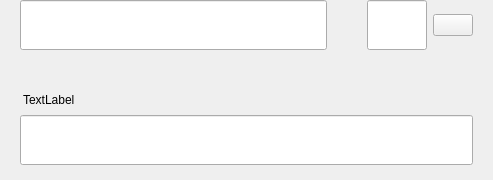
<?xml version="1.0" encoding="UTF-8"?>
<ui version="4.0">
 <class>SendMultiRow</class>
 <widget class="QWidget" name="SendMultiRow">
  <property name="geometry">
   <rect>
    <x>0</x>
    <y>0</y>
    <width>493</width>
    <height>180</height>
   </rect>
  </property>
  <property name="minimumSize">
   <size>
    <width>0</width>
    <height>0</height>
   </size>
  </property>
  <property name="maximumSize">
   <size>
    <width>16777215</width>
    <height>16777215</height>
   </size>
  </property>
  <property name="windowTitle">
   <string>Form</string>
  </property>
  <layout class="QVBoxLayout" name="verticalLayout_3">
   <property name="spacing">
    <number>0</number>
   </property>
   <property name="leftMargin">
    <number>0</number>
   </property>
   <property name="topMargin">
    <number>0</number>
   </property>
   <property name="rightMargin">
    <number>20</number>
   </property>
   <property name="bottomMargin">
    <number>5</number>
   </property>
   <item alignment="Qt::AlignTop">
    <widget class="QWidget" name="widget" native="true">
     <property name="sizePolicy">
      <sizepolicy hsizetype="Expanding" vsizetype="Maximum">
       <horstretch>0</horstretch>
       <verstretch>0</verstretch>
      </sizepolicy>
     </property>
     <property name="minimumSize">
      <size>
       <width>0</width>
       <height>60</height>
      </size>
     </property>
     <property name="maximumSize">
      <size>
       <width>16777215</width>
       <height>85</height>
      </size>
     </property>
     <layout class="QHBoxLayout" name="horizontalLayout" stretch="6,0,2">
      <property name="spacing">
       <number>0</number>
      </property>
      <property name="leftMargin">
       <number>8</number>
      </property>
      <property name="topMargin">
       <number>0</number>
      </property>
      <property name="rightMargin">
       <number>0</number>
      </property>
      <property name="bottomMargin">
       <number>0</number>
      </property>
      <item alignment="Qt::AlignTop">
       <widget class="QStackedWidget" name="stackedAddress">
        <property name="minimumSize">
         <size>
          <width>0</width>
          <height>50</height>
         </size>
        </property>
        <property name="maximumSize">
         <size>
          <width>16777215</width>
          <height>50</height>
         </size>
        </property>
        <widget class="QWidget" name="page_4">
         <property name="sizePolicy">
          <sizepolicy hsizetype="Expanding" vsizetype="Preferred">
           <horstretch>0</horstretch>
           <verstretch>0</verstretch>
          </sizepolicy>
         </property>
         <property name="minimumSize">
          <size>
           <width>0</width>
           <height>50</height>
          </size>
         </property>
         <property name="maximumSize">
          <size>
           <width>16777215</width>
           <height>55</height>
          </size>
         </property>
         <layout class="QVBoxLayout" name="verticalLayout_7">
          <property name="spacing">
           <number>0</number>
          </property>
          <property name="leftMargin">
           <number>12</number>
          </property>
          <property name="topMargin">
           <number>0</number>
          </property>
          <property name="rightMargin">
           <number>0</number>
          </property>
          <property name="bottomMargin">
           <number>0</number>
          </property>
          <item>
           <widget class="QLineEdit" name="lineEditAddress">
            <property name="minimumSize">
             <size>
              <width>0</width>
              <height>50</height>
             </size>
            </property>
            <property name="maximumSize">
             <size>
              <width>16777215</width>
              <height>50</height>
             </size>
            </property>
           </widget>
          </item>
         </layout>
        </widget>
        <widget class="QWidget" name="page_3"/>
       </widget>
      </item>
      <item>
       <spacer name="horizontalSpacer_3">
        <property name="orientation">
         <enum>Qt::Horizontal</enum>
        </property>
        <property name="sizeType">
         <enum>QSizePolicy::Fixed</enum>
        </property>
        <property name="sizeHint" stdset="0">
         <size>
          <width>40</width>
          <height>20</height>
         </size>
        </property>
       </spacer>
      </item>
      <item>
       <layout class="QHBoxLayout" name="horizontalLayout_2">
        <property name="spacing">
         <number>6</number>
        </property>
        <item alignment="Qt::AlignTop">
         <widget class="QLineEdit" name="lineEditAmount">
          <property name="sizePolicy">
           <sizepolicy hsizetype="Expanding" vsizetype="Preferred">
            <horstretch>0</horstretch>
            <verstretch>0</verstretch>
           </sizepolicy>
          </property>
          <property name="minimumSize">
           <size>
            <width>0</width>
            <height>50</height>
           </size>
          </property>
          <property name="maximumSize">
           <size>
            <width>16777215</width>
            <height>50</height>
           </size>
          </property>
          <property name="maxLength">
           <number>17</number>
          </property>
          <property name="alignment">
           <set>Qt::AlignLeading|Qt::AlignLeft|Qt::AlignVCenter</set>
          </property>
         </widget>
        </item>
        <item>
         <layout class="QVBoxLayout" name="verticalLayout">
          <property name="topMargin">
           <number>14</number>
          </property>
          <property name="bottomMargin">
           <number>0</number>
          </property>
          <item alignment="Qt::AlignTop">
           <widget class="QPushButton" name="btnMenu">
            <property name="minimumSize">
             <size>
              <width>0</width>
              <height>0</height>
             </size>
            </property>
            <property name="maximumSize">
             <size>
              <width>16777215</width>
              <height>16777215</height>
             </size>
            </property>
            <property name="text">
             <string/>
            </property>
           </widget>
          </item>
         </layout>
        </item>
       </layout>
      </item>
     </layout>
    </widget>
   </item>
   <item>
    <widget class="QWidget" name="layoutLabel" native="true">
     <property name="minimumSize">
      <size>
       <width>0</width>
       <height>0</height>
      </size>
     </property>
     <property name="maximumSize">
      <size>
       <width>16777215</width>
       <height>16777215</height>
      </size>
     </property>
     <layout class="QVBoxLayout" name="verticalLayout_9">
      <property name="spacing">
       <number>6</number>
      </property>
      <property name="leftMargin">
       <number>20</number>
      </property>
      <property name="topMargin">
       <number>0</number>
      </property>
      <property name="rightMargin">
       <number>0</number>
      </property>
      <property name="bottomMargin">
       <number>10</number>
      </property>
      <item>
       <spacer name="verticalSpacer">
        <property name="orientation">
         <enum>Qt::Vertical</enum>
        </property>
        <property name="sizeType">
         <enum>QSizePolicy::Fixed</enum>
        </property>
        <property name="sizeHint" stdset="0">
         <size>
          <width>20</width>
          <height>20</height>
         </size>
        </property>
       </spacer>
      </item>
      <item>
       <widget class="QLabel" name="labelSubtitleDescription">
        <property name="styleSheet">
         <string notr="true">margin-bottom:2px;
margin-left:0.05px;
padding:0px;</string>
        </property>
        <property name="text">
         <string>TextLabel</string>
        </property>
       </widget>
      </item>
      <item>
       <widget class="QLineEdit" name="lineEditDescription">
        <property name="minimumSize">
         <size>
          <width>0</width>
          <height>50</height>
         </size>
        </property>
        <property name="maximumSize">
         <size>
          <width>16777215</width>
          <height>50</height>
         </size>
        </property>
       </widget>
      </item>
     </layout>
    </widget>
   </item>
  </layout>
 </widget>
 <resources/>
 <connections/>
</ui>
